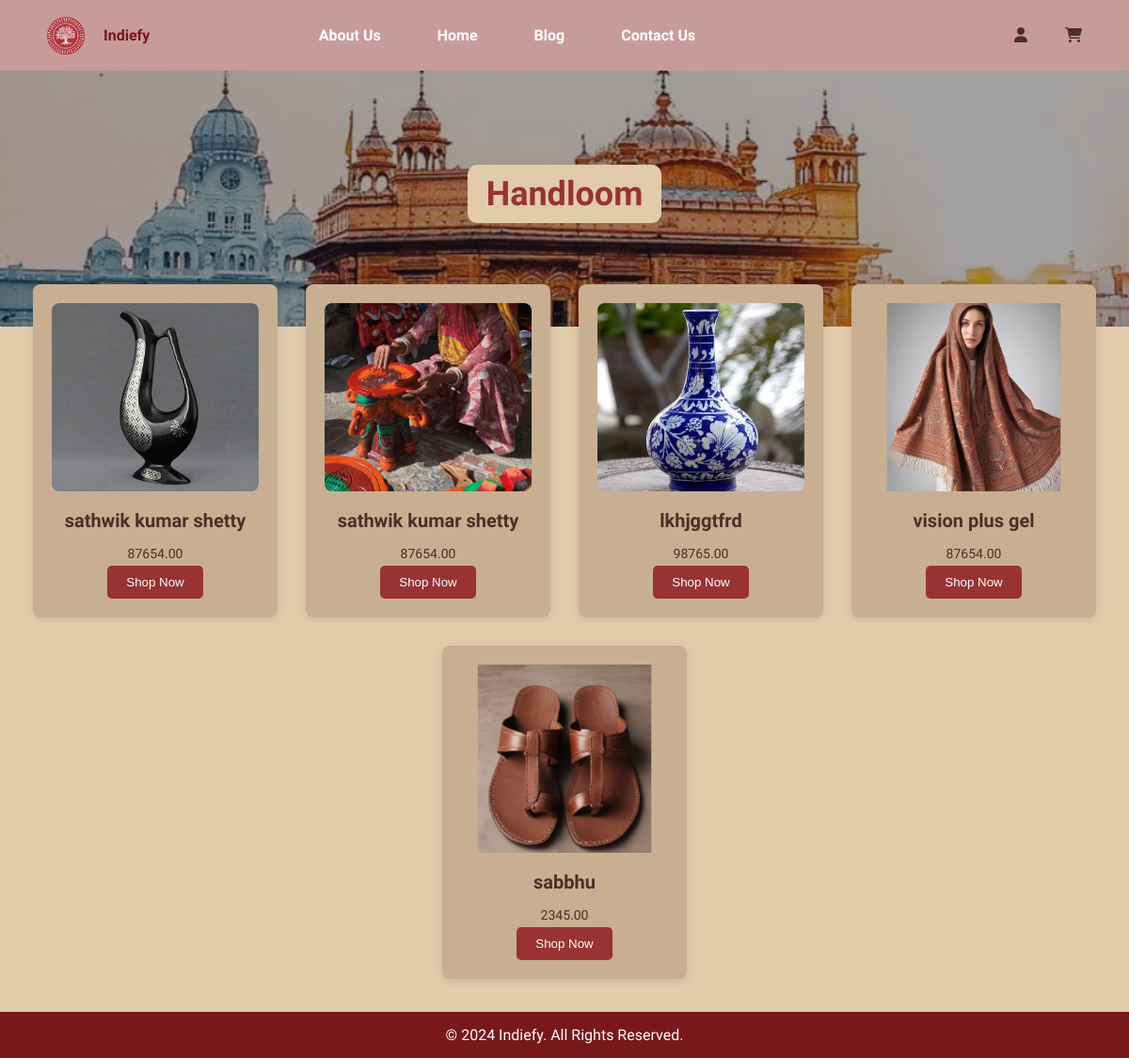
/category/1/ (signed in), run on the app's committed database.
### products/models.py (models this page shows, shortened)
class ProductType(models.Model):
    name = models.CharField(max_length=100)
    image = models.ImageField(upload_to='product_images/', null=True, blank=False)
    description = models.TextField(default='description')

class Product(models.Model):
    name = models.CharField(max_length=255,default='not specified')
    description = models.TextField()
    price = models.DecimalField(max_digits=10, decimal_places=2,null=True, blank=True)
    product_type = models.ForeignKey(ProductType, on_delete=models.CASCADE)  # Type-based categorization
    sub_type = models.ForeignKey(substate, on_delete=models.CASCADE,default=1)   # State-based categorization
    image = models.ImageField(upload_to='product_images/',default='aunty1.jpg', null=True, blank=True)  # Add image field
    seller = models.ForeignKey(seller, on_delete=models.CASCADE,default=1)
    stock = models.BooleanField(default=True)

### products/views.py (the view)
# urls.py: path('category/<str:product_type_id>/', views.product_type_products, name='category_products'),
@login_required(login_url='login')
def product_type_products(request, product_type_id):
    product_type = get_object_or_404(ProductType, id=product_type_id)
    products = Product.objects.filter(product_type=product_type, stock=True)
    return render(request, 'products/category_products.html', {
        'product_type': product_type,
        'products': products
    })

### products/templates/products/category_products.html (shortened to what this page needs)
{% load static %}
<!DOCTYPE html>
<html lang="en">
<head>
    <link rel="stylesheet" href="{% static 'product.css' %}">
    <link rel="stylesheet" href="https://cdnjs.cloudflare.com/ajax/libs/font-awesome/6.6.0/css/all.min.css" />
    <link rel="stylesheet" href="https://cdnjs.cloudflare.com/ajax/libs/font-awesome/6.6.0/css/all.min.css" />
</head>
<body>
     <header style="background-color: #C89B9B;">
        <div class="navbar">
            <div class="logo">
                <img id="logo1" src="{% static 'logo.png' %}" alt="Indiefy Logo" class="logo-img">
                <span><b style="color: #78181B;">Indiefy</b></span>
            </div>
            <nav>
                <ul>
                    <li><a href="{%url 'aboutus'%}">About Us</a></li>
                    <li><a href="{% url 'home' %}">Home</a></li>
                    <li><a href="{% url 'blog' %}">Blog</a></li>
                    <li><a href="{% url 'contact' %}">Contact Us</a></li>
                </ul>
            </nav>
            <div class="icons">
                <a href="{% url 'logout' %}"><i class="fa-solid fa-user"></i></a>
                <a href="{% url 'cartdetails' %}" style="margin-left: 20px;"><i class="fa-solid fa-cart-shopping"></i></a>
            </div>
        </div>
    </header>
    <main>
        <section class="hero-section">
            <div class="hero-content">
                <h1><span class="rajasthan-text">{{product_type.name}}</span></h1>
            </div>
        </section>
        <section class="products">
            {% for product in products %}
            <div class="product-card">
                <img src="{{ product.image.url }}" alt="{{product.name}}">
                <h3>{{product.name}}</h3>
                <p>{{product.price}}</p>
                <a href="{%url 'details' product.id %}"><button class="shop-now">Shop Now</button></a>
            </div>
            {% endfor %}
    </main>
    <footer>
        <p>&copy; 2024 Indiefy. All Rights Reserved.</p>
    </footer>
</body>
</html>

### static/product.css (style rules this page uses)
body, h1, h2, p, ul, li, a, button { margin: 0; padding: 0; list-style: none; text-decoration: none; color: inherit; }
body { background-color: #E1CBAA; color: #4a2f2a; animation: fadeInUp 1s ease-out; font-family: Aclonica; }
header { background-color: #d9b7a7; padding: 15px 20px; }
.navbar { display: flex; justify-content: space-between; align-items: center; height: 15px; animation: fadeInDown 0.8s ease-out; }
.logo { display: flex; align-items: center; animation: slideInLeft 0.5s ease-in; }
.logo-img { width: 40px; margin-right: 10px; }
.navbar nav ul { display: flex; }
.navbar nav ul li { margin: 0 20px; }
.navbar nav ul li a { color: #ffffff; font-weight: bold; }
.hero-section { background-image: url('./indie/punjab.jpg'); background-size: cover; background-position: center; background-color: #E1CBAA; padding: 100px 0; text-align: center; color: #fff; position: relative; }
.hero-section h1 { font-size: 36px; margin-bottom: 10px; background-color: #E1CBAA; display: inline-block; padding: 10px 20px; border-radius: 10px; color: #333; }
.hero-section h1 .rajasthan-text { color: #933; }
.products { display: flex; justify-content: space-evenly; flex-wrap: wrap; padding: 20px; margin-top: -80px; position: relative; z-index: 1; }
.product-card { background-color:#c8af91; border-radius: 8px; box-shadow: 0 2px 10px rgba(0, 0, 0, 0.1); padding: 20px; width: 220px; margin: 15px; text-align: center; z-index: 2; }
.product-card img { width: 100%; height: 200px; object-fit: cover; border-radius: 8px; }
.product-card h3 { font-size: 20px; margin: 15px 0; }
.product-card p { font-size: 14px; margin: 5px 0; }
.shop-now { background-color: #933; color: #fff; border: none; padding: 10px 20px; border-radius: 5px; cursor: pointer; }
footer { background-color: #78181B; color: white; text-align: center; padding: 15px 0; position: relative; }

### products/templates/products/category_products.html (style rules this page uses)
.navbar { display: flex; justify-content: space-between; align-items: center; padding: 15px 30px; }
.logo { display: flex; align-items: center; gap: 10px; }
.logo-img { height: 40px; }
nav ul { display: flex; list-style: none; margin: 0; padding: 0; gap: 20px; }
nav a { text-decoration: none; color: #333; }
.icons { display: flex; gap: 20px; }

### data on the page
ProductType: name "Handloom"
Product: image (picture), name "sathwik kumar shetty", price "87654.00"
Product: image (picture), name "sathwik kumar shetty", price "87654.00"
Product: image (picture), name "lkhjggtfrd", price "98765.00"
Product: image (picture), name "vision plus gel", price "87654.00"
Product: image (picture), name "sabbhu", price "2345.00"
